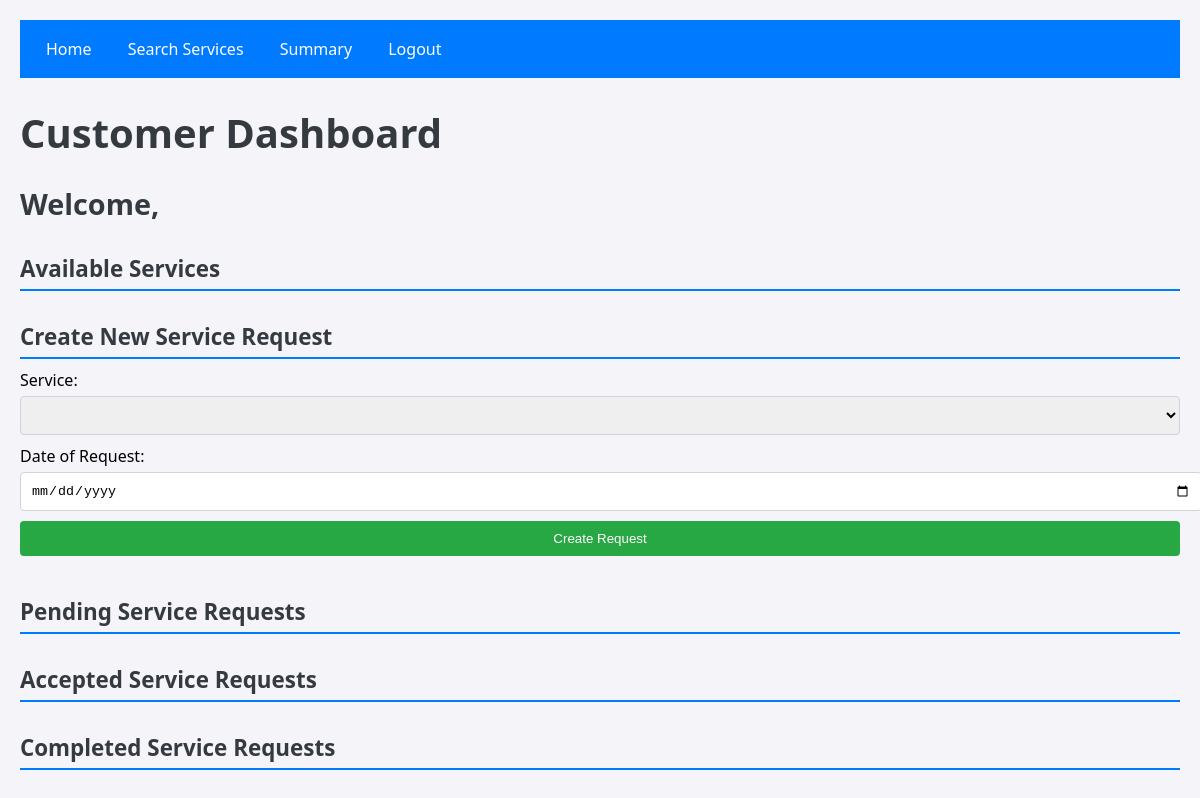
The app's page /customer_dashboard (signed in), older data.
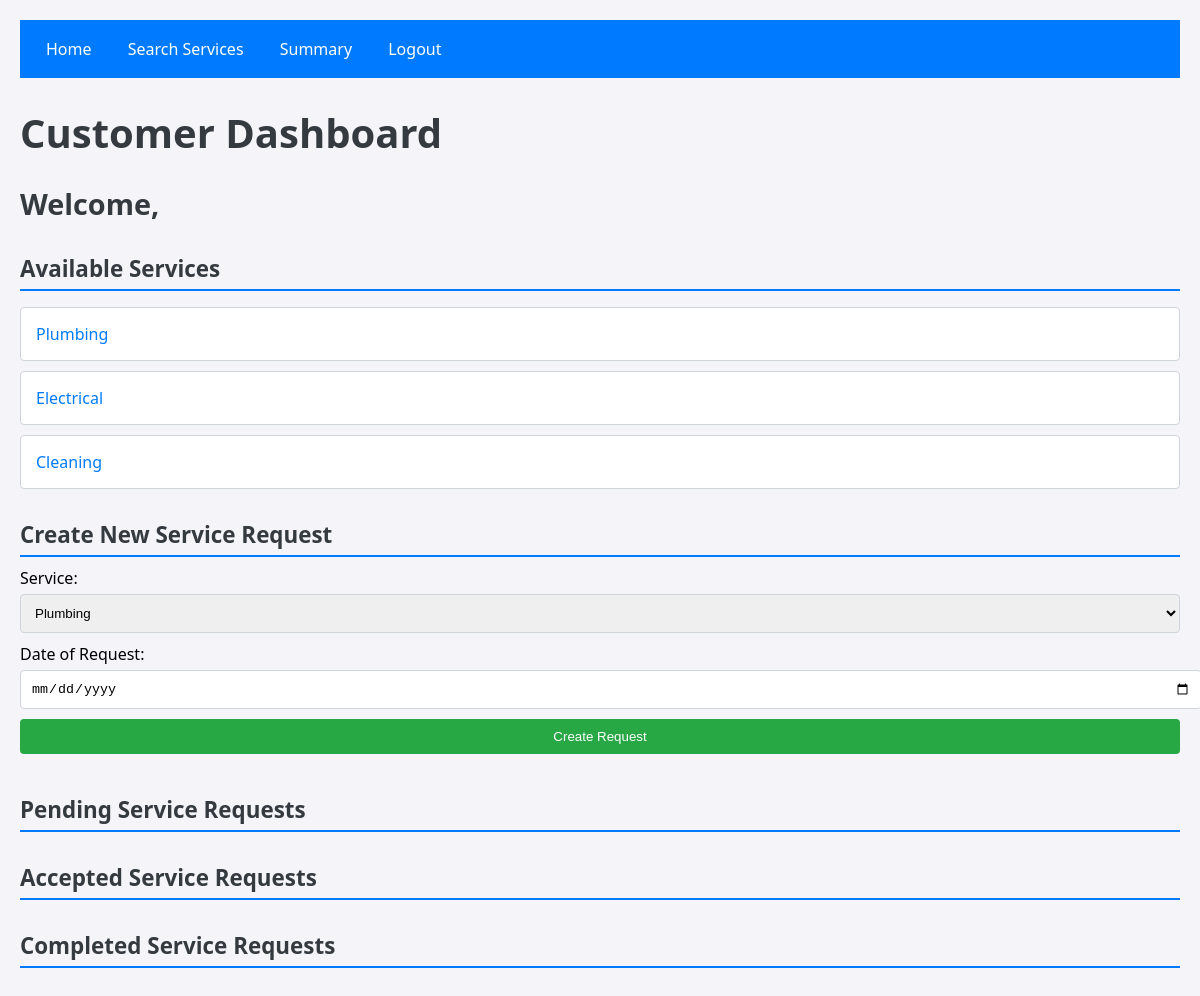
The same page, newer data.
### models.py (models this page shows)
class Service(db.Model):
    id = db.Column(db.Integer, primary_key=True)
    name = db.Column(db.String(80), nullable=False)
    base_price = db.Column(db.Float, nullable=False)
    time_required = db.Column(db.Integer)
    description = db.Column(db.String(200))
    requests = db.relationship('ServiceRequest', backref='service', lazy=True)

### app.py (the view)
@app.route('/customer_dashboard')
def customer_dashboard():
    customer_id = session['user_id']  # Assume customer is logged in
    customer = Customer.query.get(customer_id)
    pending_requests = ServiceRequest.query.filter_by(customer_id=customer_id, service_status='Pending').all()
    accepted_requests = ServiceRequest.query.filter_by(customer_id=customer_id, service_status='Accepted').all()
    completed_requests = ServiceRequest.query.filter_by(customer_id=customer_id, service_status='Completed').all()
    services = Service.query.all()  # Fetch all services for creating new requests
    return render_template(
        'customer_dashboard.html',
        customer=customer,
        pending_requests=pending_requests,
        accepted_requests=accepted_requests,
        completed_requests=completed_requests,
        services=services
    )

### templates/customer_dashboard.html (shortened to what this page needs)
<!DOCTYPE html>
<html lang="en">
<head>
    <link rel="stylesheet" href="{{ url_for('static', filename='css/cust_dash.css') }}">
</head>
<body>
    <nav>
        <a href="{{ url_for('customer_dashboard') }}">Home</a>
        <a href="{{ url_for('search_services') }}">Search Services</a>
        <a href="{{ url_for('cust_summary') }}">Summary</a>
        <a href="{{ url_for('logout') }}">Logout</a>
    </nav>
    <h1>Customer Dashboard</h1>
    <h2>Welcome, {{ customer.name }}</h2>
    <h3>Available Services</h3>
    <ul>
        {% for service in services %}
        <li><a href="{{ url_for('create_request', service_id=service.id) }}">{{ service.name }}</a></li>
        {% endfor %}
    </ul>
    <h3>Create New Service Request</h3>
    <form action="{{ url_for('create_request') }}" method="POST">
        <div class="form-group">
            <label for="service_id">Service:</label>
            <select name="service_id" id="service_id" required>
                {% for service in services %}
                    <option value="{{ service.id }}">{{ service.name }}</option>
                {% endfor %}
            </select>
        </div>
        <div class="form-group">
            <label for="date_of_request">Date of Request:</label>
            <input type="date" id="date_of_request" name="date_of_request" required>
        </div>
        <div>
            <button type="submit">Create Request</button>
        </div>
    </form>
    <h3>Pending Service Requests</h3>
    <h3>Accepted Service Requests</h3>
    <h3>Completed Service Requests</h3>
</body>
</html>

Row changes from the older to the newer data that the page shows:
added Service: name "Plumbing"
added Service: name "Electrical"
added Service: name "Cleaning"
Text that changed along with them:
form field service_id: (not shown) → "Plumbing"
